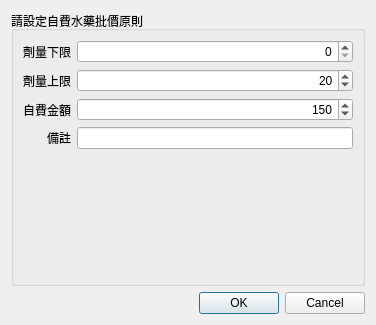
<?xml version="1.0" encoding="UTF-8"?>
<ui version="4.0">
 <class>Dialog_herb_fee_setting</class>
 <widget class="QDialog" name="Dialog_herb_fee_setting">
  <property name="windowModality">
   <enum>Qt::NonModal</enum>
  </property>
  <property name="geometry">
   <rect>
    <x>0</x>
    <y>0</y>
    <width>376</width>
    <height>325</height>
   </rect>
  </property>
  <property name="sizePolicy">
   <sizepolicy hsizetype="Preferred" vsizetype="Preferred">
    <horstretch>0</horstretch>
    <verstretch>0</verstretch>
   </sizepolicy>
  </property>
  <property name="windowTitle">
   <string>自費水藥批價原則</string>
  </property>
  <layout class="QVBoxLayout" name="verticalLayout">
   <item>
    <widget class="QGroupBox" name="groupBox_calendar">
     <property name="title">
      <string>請設定自費水藥批價原則</string>
     </property>
     <property name="flat">
      <bool>true</bool>
     </property>
     <layout class="QGridLayout" name="gridLayout">
      <item row="4" column="1">
       <widget class="QSpinBox" name="spinBox_herb_fee">
        <property name="alignment">
         <set>Qt::AlignRight|Qt::AlignTrailing|Qt::AlignVCenter</set>
        </property>
        <property name="minimum">
         <number>0</number>
        </property>
        <property name="maximum">
         <number>1000</number>
        </property>
        <property name="singleStep">
         <number>10</number>
        </property>
        <property name="value">
         <number>150</number>
        </property>
       </widget>
      </item>
      <item row="3" column="0">
       <widget class="QLabel" name="label_3">
        <property name="text">
         <string>劑量上限</string>
        </property>
        <property name="alignment">
         <set>Qt::AlignRight|Qt::AlignTrailing|Qt::AlignVCenter</set>
        </property>
       </widget>
      </item>
      <item row="4" column="0">
       <widget class="QLabel" name="label_6">
        <property name="text">
         <string>自費金額</string>
        </property>
        <property name="alignment">
         <set>Qt::AlignRight|Qt::AlignTrailing|Qt::AlignVCenter</set>
        </property>
       </widget>
      </item>
      <item row="5" column="0">
       <widget class="QLabel" name="label_7">
        <property name="text">
         <string>備註</string>
        </property>
        <property name="alignment">
         <set>Qt::AlignRight|Qt::AlignTrailing|Qt::AlignVCenter</set>
        </property>
       </widget>
      </item>
      <item row="5" column="1">
       <widget class="QLineEdit" name="lineEdit_remark"/>
      </item>
      <item row="2" column="1">
       <widget class="QSpinBox" name="spinBox_min_weight">
        <property name="sizePolicy">
         <sizepolicy hsizetype="Expanding" vsizetype="Fixed">
          <horstretch>0</horstretch>
          <verstretch>0</verstretch>
         </sizepolicy>
        </property>
        <property name="alignment">
         <set>Qt::AlignRight|Qt::AlignTrailing|Qt::AlignVCenter</set>
        </property>
        <property name="maximum">
         <number>1000</number>
        </property>
        <property name="singleStep">
         <number>10</number>
        </property>
        <property name="value">
         <number>0</number>
        </property>
       </widget>
      </item>
      <item row="2" column="0">
       <widget class="QLabel" name="label_4">
        <property name="sizePolicy">
         <sizepolicy hsizetype="Preferred" vsizetype="Preferred">
          <horstretch>0</horstretch>
          <verstretch>0</verstretch>
         </sizepolicy>
        </property>
        <property name="text">
         <string>劑量下限</string>
        </property>
        <property name="alignment">
         <set>Qt::AlignRight|Qt::AlignTrailing|Qt::AlignVCenter</set>
        </property>
       </widget>
      </item>
      <item row="6" column="1">
       <spacer name="verticalSpacer">
        <property name="orientation">
         <enum>Qt::Vertical</enum>
        </property>
        <property name="sizeHint" stdset="0">
         <size>
          <width>20</width>
          <height>40</height>
         </size>
        </property>
       </spacer>
      </item>
      <item row="3" column="1">
       <widget class="QSpinBox" name="spinBox_max_weight">
        <property name="alignment">
         <set>Qt::AlignRight|Qt::AlignTrailing|Qt::AlignVCenter</set>
        </property>
        <property name="minimum">
         <number>0</number>
        </property>
        <property name="maximum">
         <number>1000</number>
        </property>
        <property name="singleStep">
         <number>10</number>
        </property>
        <property name="value">
         <number>20</number>
        </property>
       </widget>
      </item>
     </layout>
    </widget>
   </item>
   <item>
    <widget class="QDialogButtonBox" name="buttonBox">
     <property name="orientation">
      <enum>Qt::Horizontal</enum>
     </property>
     <property name="standardButtons">
      <set>QDialogButtonBox::Cancel|QDialogButtonBox::Ok</set>
     </property>
     <property name="centerButtons">
      <bool>false</bool>
     </property>
    </widget>
   </item>
  </layout>
 </widget>
 <tabstops>
  <tabstop>spinBox_min_weight</tabstop>
  <tabstop>spinBox_max_weight</tabstop>
  <tabstop>spinBox_herb_fee</tabstop>
 </tabstops>
 <resources/>
 <connections>
  <connection>
   <sender>buttonBox</sender>
   <signal>accepted()</signal>
   <receiver>Dialog_herb_fee_setting</receiver>
   <slot>accept()</slot>
   <hints>
    <hint type="sourcelabel">
     <x>248</x>
     <y>254</y>
    </hint>
    <hint type="destinationlabel">
     <x>157</x>
     <y>274</y>
    </hint>
   </hints>
  </connection>
  <connection>
   <sender>buttonBox</sender>
   <signal>rejected()</signal>
   <receiver>Dialog_herb_fee_setting</receiver>
   <slot>reject()</slot>
   <hints>
    <hint type="sourcelabel">
     <x>316</x>
     <y>260</y>
    </hint>
    <hint type="destinationlabel">
     <x>286</x>
     <y>274</y>
    </hint>
   </hints>
  </connection>
 </connections>
</ui>
